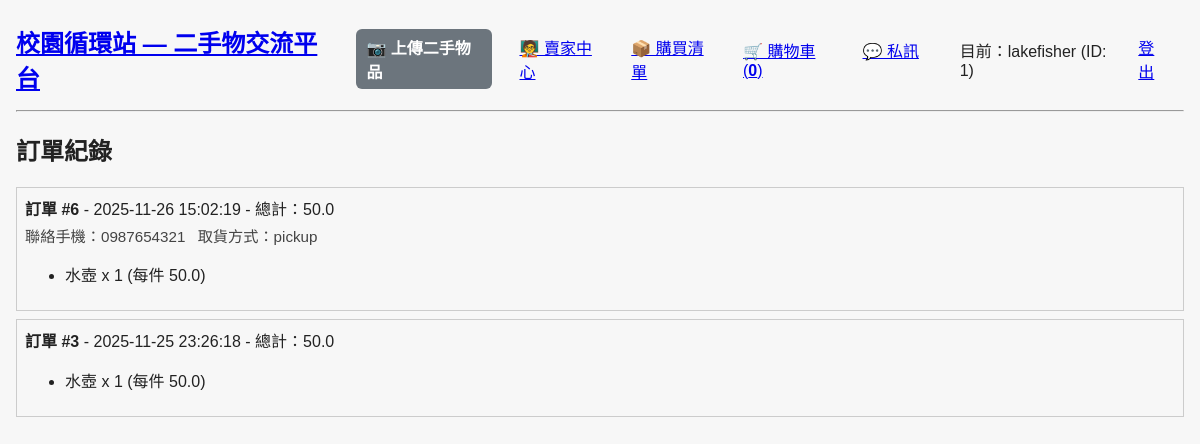
Page /orders (signed in) on the committed database.
### models.py (models this page shows, shortened)
class User(UserMixin, db.Model):
    id = db.Column(db.Integer, primary_key=True)
    name = db.Column(db.String(80), unique=True)
    password_hash = db.Column(db.String(200), nullable=True)

class Order(db.Model):
    id = db.Column(db.Integer, primary_key=True)
    user_id = db.Column(db.Integer, db.ForeignKey('user.id'))
    created_at = db.Column(db.DateTime, default=datetime.utcnow)
    total = db.Column(db.Float)
    contact_phone = db.Column(db.String(50))
    delivery_method = db.Column(db.String(100))
    pickup_location = db.Column(db.String(200))
    shipping_address = db.Column(db.Text)

class Item(db.Model):
    id = db.Column(db.Integer, primary_key=True)
    name = db.Column(db.String(80))
    category = db.Column(db.String(50))
    condition = db.Column(db.String(50))
    price = db.Column(db.Float)
    notes = db.Column(db.Text)
    pickup_methods = db.Column(db.Text)
    shipping_type = db.Column(db.String(50))
    shipping_fee = db.Column(db.Float)
    payment_methods = db.Column(db.Text)
    campus = db.Column(db.String(20))  # 本校區 or 華夏校區
    image_path = db.Column(db.String(200))
    embedding = db.Column(db.LargeBinary, nullable=True)
    quantity = db.Column(db.Integer, default=1)
    seller_id = db.Column(db.Integer, db.ForeignKey('user.id'))
    is_active = db.Column(db.Boolean, default=True)

class OrderItem(db.Model):
    id = db.Column(db.Integer, primary_key=True)
    order_id = db.Column(db.Integer, db.ForeignKey('order.id'))
    item_id = db.Column(db.Integer, db.ForeignKey('item.id'))
    price = db.Column(db.Float)
    quantity = db.Column(db.Integer, default=1)

### app.py (the view)
@app.route('/orders')
@login_required
def orders():
    user_orders = Order.query.filter_by(user_id=current_user.id).order_by(Order.created_at.desc()).all()
    results = []
    for o in user_orders:
        oitems = OrderItem.query.filter_by(order_id=o.id).all()
        detailed = []
        for oi in oitems:
            it = Item.query.get(oi.item_id)
            detailed.append({'order_item': oi, 'item': it})
        results.append({'order': o, 'order_items': detailed})
    return render_template('orders.html', orders=results)

### app.py (called while the page is built)
@login_manager.user_loader
def load_user(user_id):
    try:
        return User.query.get(int(user_id))
    except Exception:
        return None

def _fmt_gmt8(dt, fmt="%Y-%m-%d %H:%M:%S"):
    if not dt:
        return ''
    try:
        if getattr(dt, 'tzinfo', None) is None:
            aware = dt.replace(tzinfo=timezone.utc)
        else:
            aware = dt
        target = timezone(timedelta(hours=8))
        local = aware.astimezone(target)
        return local.strftime(fmt)
    except Exception:
        try:
            return dt.strftime(fmt)
        except Exception:
            return str(dt)

@app.context_processor
def inject_unread_conv_count():
    try:
        if current_user and getattr(current_user, 'is_authenticated', False):
            from models import Message, Conversation
            cnt = db.session.query(func.count(func.distinct(Message.conversation_id))).join(Conversation, Message.conversation_id == Conversation.id).filter(
                Message.is_read == False,
                Message.user_id != current_user.id,
                ((Conversation.user1_id == current_user.id) | (Conversation.user2_id == current_user.id))
            ).scalar() or 0
            return dict(unread_conv_count=int(cnt))
    except Exception:
        pass
    return dict(unread_conv_count=0)

@app.before_request
def ensure_cart_token():
    if 'cart_token' not in session:
        session['cart_token'] = uuid.uuid4().hex

### templates/orders.html (shortened to what this page needs)
{% extends 'base.html' %}
{% block content %}
<h2>訂單紀錄</h2>
{% if orders|length == 0 %}
<p>目前沒有訂單。</p>
{% else %}
    {% for o in orders %}
        <div style="border:1px solid #ccc; padding:8px; margin-bottom:8px;">
            <strong>訂單 #{{ o.order.id }}</strong> - {{ o.order.created_at | gmt8 }} - 總計：{{ o.order.total }}
            <div style="color:#444; font-size:0.95em; margin-top:4px;">
                {% if o.order.contact_phone %}<span>聯絡手機：{{ o.order.contact_phone }}</span>{% endif %}
                {% if o.order.delivery_method %}<span style="margin-left:8px">取貨方式：{{ o.order.delivery_method }}</span>{% endif %}
            </div>
            <ul>
                {% for it in o.order_items %}
                    <li>{{ it.item.name if it.item else '已刪除商品' }} x {{ it.order_item.quantity }} (每件 {{ it.order_item.price }})</li>
                {% endfor %}
            </ul>
        </div>
    {% endfor %}
{% endif %}
{% endblock %}

### templates/base.html (shortened to what this page needs)
<!DOCTYPE html>
<html lang="zh-Hant">
<head>
    <link rel="stylesheet" href="{{ url_for('static', filename='css/style.css') }}">
</head>
<body>
<nav style="display:flex; align-items:center; justify-content:space-between; gap:12px;">
    <div style="display:flex; align-items:center; gap:12px;">
        <a href="{{ url_for('index') }}"><h2 style="margin:0; font-size:1.5rem;">校園循環站 — 二手物交流平台</h2></a>
        {% if session.get('user_id') %}
            <a class="btn btn-alt" href="{{ url_for('upload') }}">📷 上傳二手物品</a>
        {% else %}
            <a class="btn btn-alt" href="{{ url_for('login') }}">📷 上傳二手物品（需登入）</a>
        {% endif %}
    </div>
    <div style="display:flex; align-items:center; gap:12px;">
        {% if session.get('user_id') %}
            <a href="{{ url_for('seller_center') }}">🧑‍🏫 賣家中心</a>
            <a href="{{ url_for('orders') }}">📦 購買清單</a>
            <a href="{{ url_for('view_cart') }}">🛒 購物車 (<strong>{{ cart_distinct_count or 0 }}</strong>)</a>
            <a id="convLink" href="{{ url_for('conversations_list') }}">💬 私訊 </a>
            <span style="margin-left:8px">目前：{{ session.get('user_name') }} (ID: {{ session.get('user_id') }})</span>
            <a href="{{ url_for('logout') }}" style="margin-left:8px">登出</a>
        {% else %}
            <a href="{{ url_for('login') }}">登入</a>
            <a href="{{ url_for('register') }}">註冊</a>
        {% endif %}
    </div>
</nav>
<hr>
{% block content %}{% endblock %}
</body>
</html>

### static/css/style.css (style rules this page uses)
:root { --gap:12px; --card-bg:#fff; --card-border:#ddd; }
body { font-family: Arial, Helvetica, sans-serif; margin: 0; padding: 16px; background:#f7f7f7; color:#222; }
nav { padding:8px 0; }
nav a { margin-right: 15px; }
.btn { display:inline-block; padding:6px 10px; border-radius:6px; text-decoration:none; color:#fff; font-weight:600; }
.btn-alt { background:#6c757d; }

### rows in the picture
User: get "lakefisher"
Order: order.id "6", order.created_at|gmt8 "2025-11-26 15:02:19", order.total "50.0", order.contact_phone "0987654321", order.delivery_method "pickup"
Item: item "水壺"
OrderItem: order_item.quantity "1", order_item.price "50.0"
Order: order.id "3", order.created_at|gmt8 "2025-11-25 23:26:18", order.total "50.0"
Item: item "水壺"
OrderItem: order_item.quantity "1", order_item.price "50.0"

### other values in the picture
{{ cart_distinct_count or 0 }} "0"
{{ session.get('user_id') }} "1"
